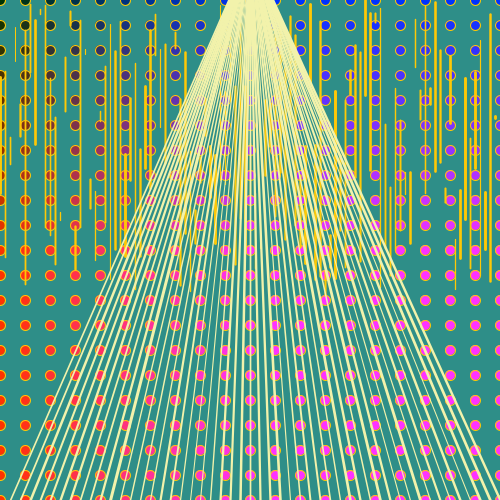
Frame 1 (no input)
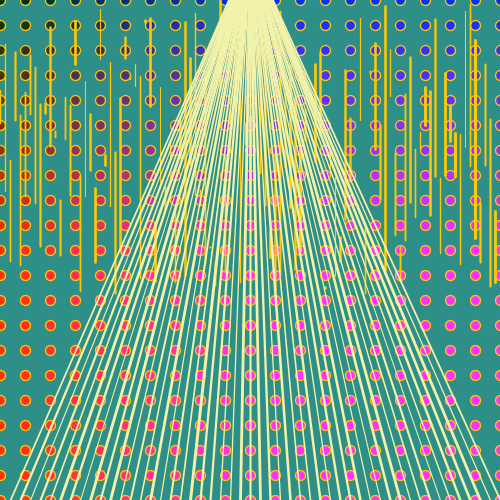
Frame 60 (the mouse pressed at the canvas centre just before this capture)
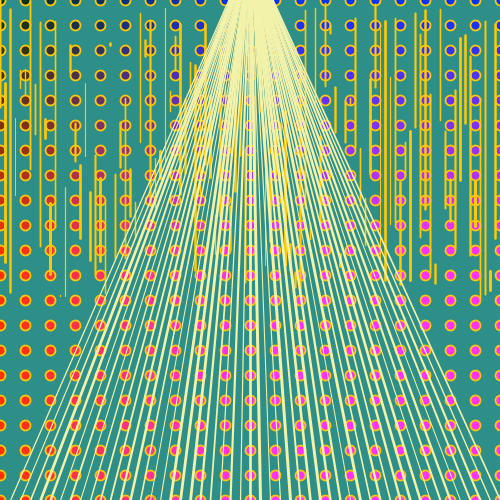
Frame 120 (the mouse held since frame 60 and released just before this capture)

The Processing sketch that drew these frames (run headless with seeded random() and noise(); from frame 60 on, the mouse is pressed at the canvas centre):

// Processing sketch: processing_184482
// ── processing_184482.pde

/*
"For" Loop practice 

by Jasmine Rajavadee 
*/

void setup()
{
  size(500, 500); 
  smooth(); 
  frameRate(10);
}

void draw()
{
  background(46, 142, 136); 
  for (int c = 0; c < 600; c = c + 25) 
  {
    for (int i = 0; i < 600; i = i + 25) 
    {
      //noStroke(); 
      stroke(255, 200, 5); 
      fill(i, 50, c); 
      ellipse(c, i, 10, 10);
    }
  }

  /*for(int l = 0; l < 400; l = l + 5)
   {
   fill(random(255), random(255), 0); 
   float x = random(0, 500); 
   float y = random(0, 500); 
   strokeWeight(random(1, 3)); 
   stroke(255, 200, 1); 
   rect(l, x, l, y);
   }*/
  for (int l = 0; l < 500; l = l + 5) 
  {
    float x = random(0, 300); 
    float y = random(0, 300); 
    strokeWeight(random(1, 3)); 
    stroke(255, 200, 5); 
    line(l, x, l, y);
  }

  for (int w = 500; w > 0; w = w - 10)
  {
    stroke(242, 242, 171);
    strokeWeight(random(1, 3)); 
    line(250, -50, w, 500); 
  }
}
